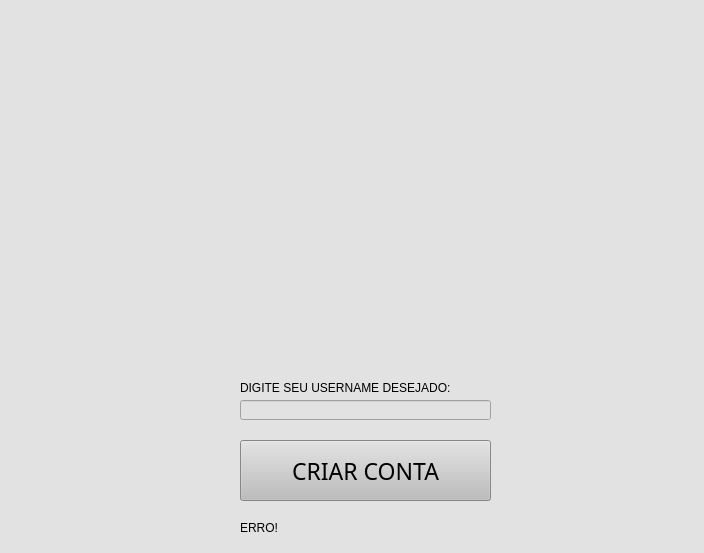
<?xml version="1.0" encoding="UTF-8"?>
<ui version="4.0">
 <class>Form</class>
 <widget class="QWidget" name="Form">
  <property name="geometry">
   <rect>
    <x>0</x>
    <y>0</y>
    <width>704</width>
    <height>553</height>
   </rect>
  </property>
  <property name="windowTitle">
   <string>Form</string>
  </property>
  <property name="styleSheet">
   <string notr="true">
background-color: rgb(226, 226, 226);</string>
  </property>
  <widget class="QLabel" name="Logo">
   <property name="geometry">
    <rect>
     <x>-50</x>
     <y>0</y>
     <width>791</width>
     <height>371</height>
    </rect>
   </property>
   <property name="styleSheet">
    <string notr="true">
background-color: rgb(226, 226, 226);</string>
   </property>
   <property name="text">
    <string/>
   </property>
   <property name="pixmap">
    <pixmap>Imagens/LOGO GERAL.png</pixmap>
   </property>
  </widget>
  <widget class="QPushButton" name="loginButton">
   <property name="geometry">
    <rect>
     <x>240</x>
     <y>440</y>
     <width>251</width>
     <height>61</height>
    </rect>
   </property>
   <property name="font">
    <font>
     <family>Rockwell Extra Bold</family>
     <pointsize>17</pointsize>
    </font>
   </property>
   <property name="mouseTracking">
    <bool>false</bool>
   </property>
   <property name="autoFillBackground">
    <bool>false</bool>
   </property>
   <property name="styleSheet">
    <string notr="true">background-color: rgb(189, 189, 189);</string>
   </property>
   <property name="text">
    <string>CRIAR CONTA</string>
   </property>
   <property name="iconSize">
    <size>
     <width>32</width>
     <height>32</height>
    </size>
   </property>
   <property name="checkable">
    <bool>false</bool>
   </property>
   <property name="autoDefault">
    <bool>false</bool>
   </property>
   <property name="default">
    <bool>false</bool>
   </property>
   <property name="flat">
    <bool>false</bool>
   </property>
  </widget>
  <widget class="QLineEdit" name="lineEdit">
   <property name="geometry">
    <rect>
     <x>240</x>
     <y>400</y>
     <width>251</width>
     <height>20</height>
    </rect>
   </property>
   <property name="text">
    <string/>
   </property>
  </widget>
  <widget class="QLabel" name="label">
   <property name="geometry">
    <rect>
     <x>240</x>
     <y>380</y>
     <width>251</width>
     <height>16</height>
    </rect>
   </property>
   <property name="text">
    <string>DIGITE SEU USERNAME DESEJADO:</string>
   </property>
  </widget>
  <widget class="QLabel" name="label_2">
   <property name="geometry">
    <rect>
     <x>240</x>
     <y>520</y>
     <width>251</width>
     <height>16</height>
    </rect>
   </property>
   <property name="text">
    <string>ERRO!</string>
   </property>
  </widget>
 </widget>
 <resources/>
 <connections/>
</ui>
